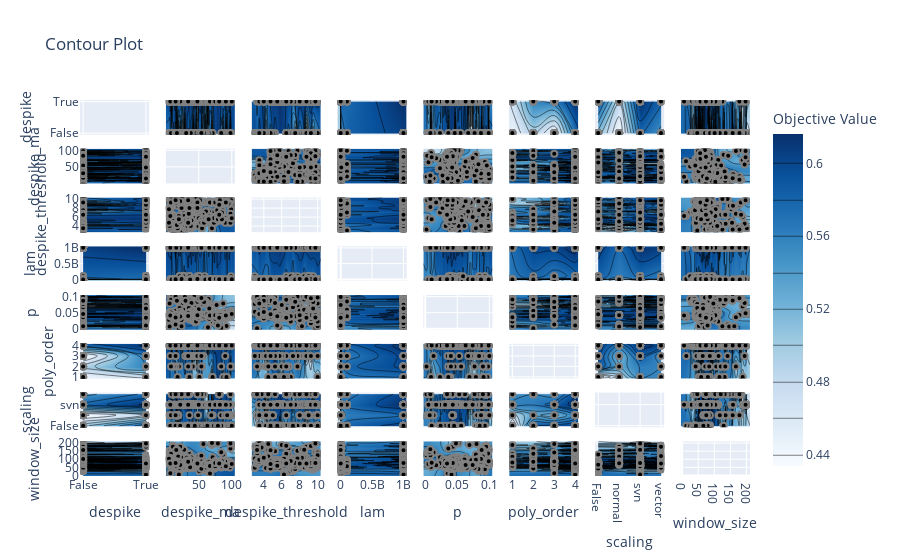

The code cell stored with this chart in its notebook:
### Code cell
optuna.visualization.plot_contour(study)
